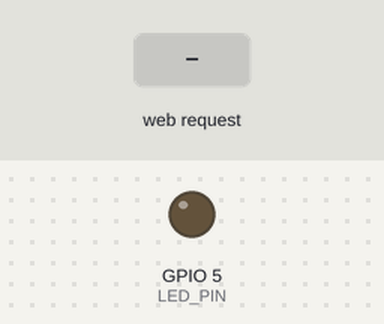
The sketch below on a simulated ESP8266 (NodeMCU). Parts: output pins drawn as LEDs (lit = HIGH). The test bench sets the inputs (shaded band). WiFi joins after 1.5 s; servers stay silent unless stated; what the sketch prints to the serial monitor is not drawn.

Above: at 3.2 s.
3.3 s: HTTP request GET /led?led=ON received
At 3.7 s:
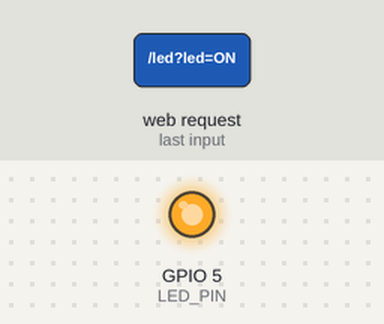
4.8 s: HTTP request GET /led?led=OFF received
At 6.1 s:
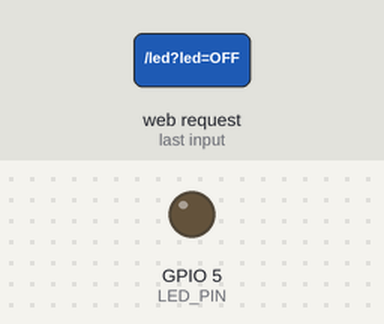
Timing chart, 0 to 7.8 s (numbered marks = the images above; inputs shaded):
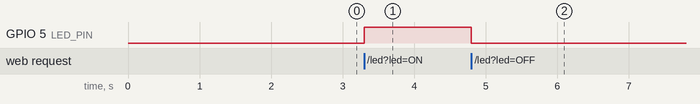

Measured:
- after the input at 3.3 s, GPIO 5 (LED_PIN): LOW → HIGH at once
- after the input at 4.8 s, GPIO 5 (LED_PIN): HIGH → LOW at once

The sketch:

Machine_Learning_OF.ino
```cpp
#include <ESP8266WiFi.h>
#include <ESP8266WebServer.h>

// Replace with your network credentials
const char* ssid = "rizkyserver1";
const char* password = "12345678900";

ESP8266WebServer server(80);

// Declare the pin number where the LED is connected
const int LED_PIN = 5;

void handleRoot() {
  String html = "<html><head><title>NodeMCU LED Control</title></head><body>";
  html += "<h1>NodeMCU LED Control</h1>";
  html += "<form method='POST' action='/led'>";
  html += "<input type='submit' name='led' value='ON'>";
  html += "<input type='submit' name='led' value='OFF'>";
  html += "</form></body></html>";

  server.send(200, "text/html", html);
}

void handleLED() {
  if (server.hasArg("led")) {
    String ledState = server.arg("led");

    if (ledState == "ON") {
      digitalWrite(LED_PIN, HIGH);
    }
    else if (ledState == "OFF") {
      digitalWrite(LED_PIN, LOW);
    }
  }

  server.sendHeader("Location", "/");
  server.send(302);
}

void setup() {
  // Set the LED pin as an output
  pinMode(LED_PIN, OUTPUT);

  // Connect to Wi-Fi network
  WiFi.begin(ssid, password);
  while (WiFi.status() != WL_CONNECTED) {
    delay(1000);
    Serial.println("Connecting to WiFi...");
  }

  Serial.println("Connected to WiFi");

  // Start the server
  server.on("/", handleRoot);
  server.on("/led", handleLED);
  server.begin();

  Serial.println("Server started");
}

void loop() {
  server.handleClient();
}
```
